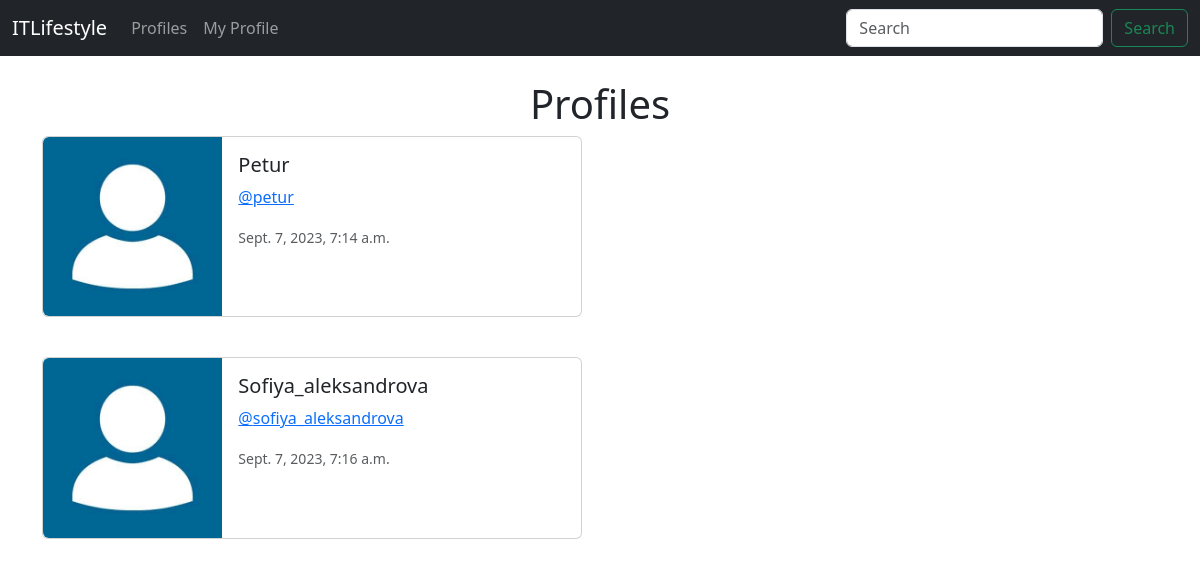
Page /profile_list/ (signed in) on the earlier database version.
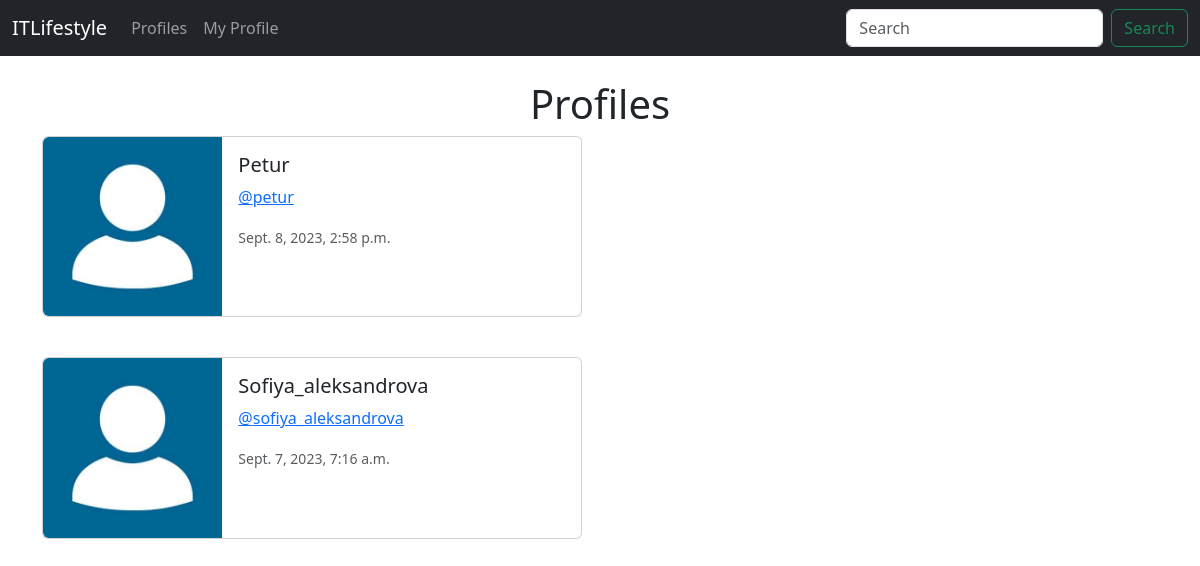
Same page on the later database version.
### itlifestyle/models.py (models this page shows, shortened)
class Profile(models.Model):
    user = models.OneToOneField(User, on_delete=models.CASCADE)
    follows = models.ManyToManyField('self',
                                     related_name='followed_by',
                                     symmetrical=False,
                                     blank=True,
                                     )
    date_modified = models.DateTimeField(User, auto_now=True)

### itlifestyle/views.py (the view)
# urls.py: path('profile_list/', views.profile_list, name='profile-list'),
def profile_list(request):
    if request.user.is_authenticated:
        profiles = Profile.objects.exclude(user=request.user)
        return render(request, 'profile_list.html', {'profiles': profiles})
    else:
        messages.success(request, 'You Must Be Logged In To View This Page!')
        return redirect('home')

### itlifestyle/templates/profile_list.html
{% extends 'base.html' %}
{% load static %}
{% block content %}
<center>
    <h1>Profiles</h1>
</center>
{% if profiles%}
{% for profile in profiles %}
<div class="card mb-3" style="max-width: 540px;">
    <div class="row g-0">
        <div class="col-md-4">
            <img src="{% static 'images/default_profile_picture.jpg' %}" class="img-fluid rounded-start" alt="Profile image">
        </div>
        <div class="col-md-8">
            <div class="card-body">
                <h5 class="card-title">{{ profile.user.username }}</h5>
                <p class="card-text"><a href="{% url 'profile' profile.user.id %}">@{{ profile.user.username|lower }}</a></p>
                <p class="card-text"><small class="text-body-secondary">{{ profile.date_modified }}</small></p>
            </div>
        </div>
    </div>
</div>
<br/>
{% endfor %}
{% endif%}
{% endblock %}

Differences in the rows shown:
changed Profile "Petur": date_modified "Sept. 7, 2023, 7:14 a.m." → "Sept. 8, 2023, 2:58 p.m."
